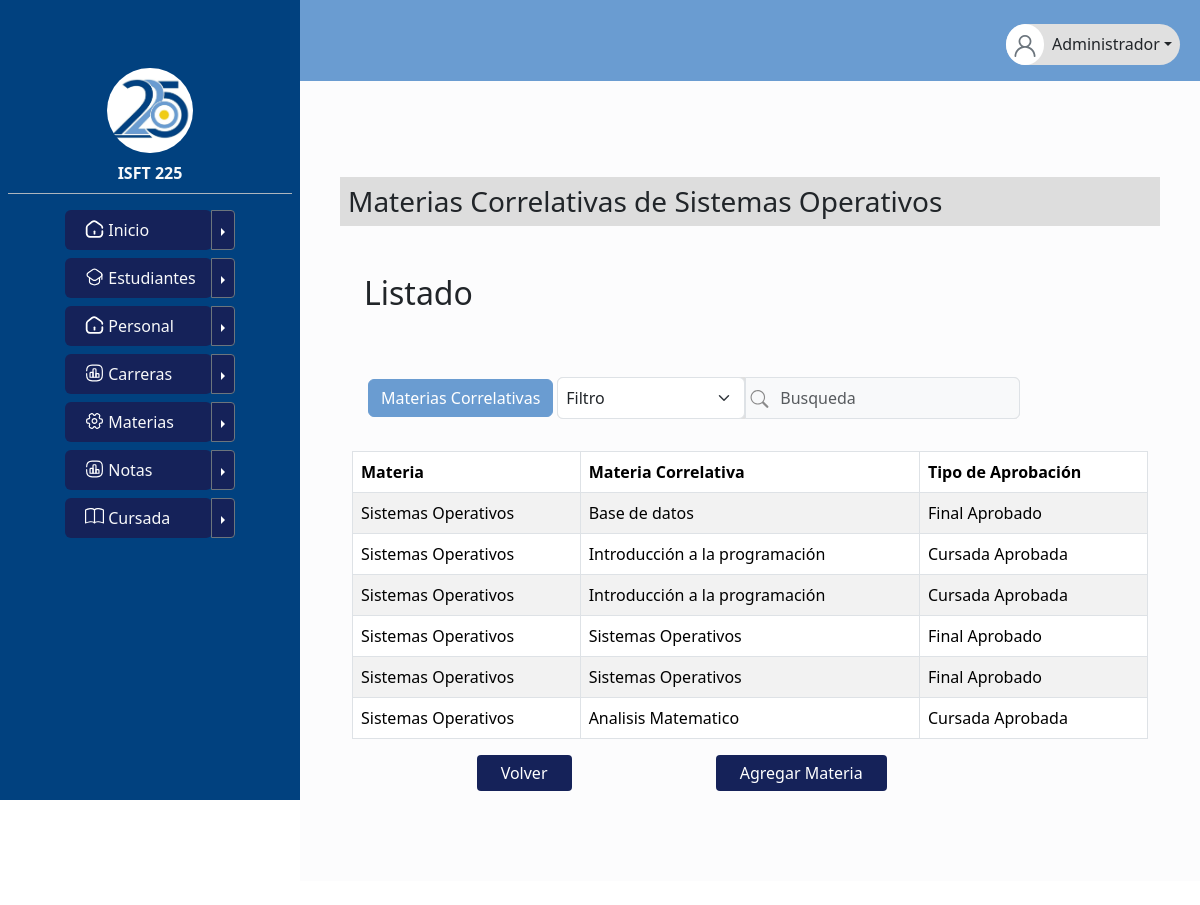
Screenshot of /vermateriascorrelativas.php?id_materia=13 with the database file from the repository.
### tables this page shows
CREATE TABLE `materia` (
  `id_materia` int(10) UNSIGNED NOT NULL,
  `cod_num` int(11) NOT NULL,
  `cod_alpha` varchar(25) NOT NULL,
  `denominacion_materia` varchar(100) NOT NULL,
  `tipo_aprobacion` varchar(25) NOT NULL,
  `nota_min_aprobacion` float DEFAULT NULL,
  `correlatividades` varchar(100) DEFAULT NULL,
  `estado_materia` varchar(10) NOT NULL,
  `campo_formativo` varchar(50) NOT NULL,
  `carga_horaria_materia` int(10) UNSIGNED NOT NULL,
  `id_carrera` int(10) UNSIGNED NOT NULL,
  `anio_carrera` int(2) DEFAULT NULL
);

CREATE TABLE `tipo_aprobacion` (
  `id_tipo_aprobacion` int(6) UNSIGNED NOT NULL,
  `nombre_tipo_aprobacion` varchar(25) NOT NULL
);

### vermateriascorrelativas.php (the view, shortened to what this page needs)
<!DOCTYPE html>
<html lang="en">
<head>
    <link href="https://cdn.jsdelivr.net/npm/bootstrap@5.3.1/dist/css/bootstrap.min.css" rel="stylesheet">
    <link rel="stylesheet" href="./styles/style.css">
    <link rel="stylesheet" href="./styles/styletablas.css">
</head>
<body>
<?php
require('./conexion.php');
$result = null;
$id_materia = $_GET['id_materia'];
if (isset($_GET['id_materia'])) {
    $id_materia = $_GET['id_materia'];
    $sql_denominacion_materia = "SELECT denominacion_materia FROM materia WHERE id_materia = $id_materia";
    $result_denominacion_materia = $conn->query($sql_denominacion_materia);
    if ($result_denominacion_materia !== null && $result_denominacion_materia->num_rows > 0) {
        $row_denominacion_materia = $result_denominacion_materia->fetch_assoc();
        $denominacion_materia = $row_denominacion_materia['denominacion_materia'];
    } else {
        $denominacion_materia = "-";
    }
    try {
        $sql = "SELECT m.id_materia, m.denominacion_materia, ta.nombre_tipo_aprobacion, (select m.denominacion_materia from materia as m where id_materia = mc.materia_correlativa) as materia_correlativa
        FROM materia AS m
        JOIN correlativas AS mc ON mc.id_materia = m.id_materia
        JOIN tipo_aprobacion AS ta ON ta.id_tipo_aprobacion = mc.tipo_aprobacion_correlativa
        WHERE m.id_materia = $id_materia";
        $result = $conn->query($sql);
    } catch (Exception $e) {
        echo "Error en la consulta SQL: " . $e->getMessage();
    }
    include "header.php";
}
?>
<main>
     <div class="d-flex flex-nowrap sidebar-height">
      <?php
      include "sidebar.php";
        ?>
    <div class="col-9 offset-3 bg-light-subtle pt-5">
        <div class="d-block p-3 m-4 h-100 ">
            <h3 class="card-footer-text mt-2 mb-5 p-2">Materias Correlativas de <?php echo $denominacion_materia?></h3>
            <div class="m-4">
                <h2 class="text-dark-subtle title">Listado</h2>
            </div>
            <div class="container table-responsive">
            <form class="" method="POST" action="vermateriascorrelativas.php">
                <div class="justify-content-start col-md-5 col-lg-auto flex-fill w-100 navbar navbar-expand-md vh-50 pt-4 p-3 gap-1">
                <a href="#" class="btn btn-primary custom-button mt-3">Materias Correlativas</a>
                    <ul class="navbar-nav mt-3 bg-search rounded-2">
                        <li class="nav-item dropdown m-0 p-0 ">
                            <select class="form-select form-select p-2 me-4" name="filtrar" id="filtrar" aria-label="filtro">
                                <option class="disabled" selected>Filtro</option>
                            </select>
                        </li>
                        <li>
                            <div class="d-flex m-0 p-0 bg-light border rounded-end-2">
                                <div class="input-group">
                                    <button class="bg-light border-0" type="submit" id="button-addon1">
                                    </button>
                                    <input id="busqueda" name="busqueda" type="text" class="form-control bg-transparent focus-ring-none border-0 p-2" placeholder="Busqueda" aria-label="Example text with button addon" aria-describedby="button-addon1">
                                </div>
                            </div>
                        </li>
                    </ul>
                </div>
            </form>
            <table class="table table-bordered table-striped mt-3 space-between">
                <thead>
                    <tr>
                        <th>Materia</th>
                        <th>Materia Correlativa</th>
                        <th>Tipo de Aprobación</th>
                    </tr>
                </thead>
                <tbody>
                    <?php
                    if ($result !== null && $result->num_rows > 0) {
                        $datos = array();
                        while ($row = $result->fetch_assoc()) {
                            $datos[] = $row;
                        }
                        foreach ($datos as $fila) {
                            echo "<tr>";
                            echo "<td>" . $fila['denominacion_materia'] . "</td>";
                            echo "<td>" . $fila['materia_correlativa'] . "</td>";
                            echo "<td>" . $fila['nombre_tipo_aprobacion'] . "</td>";
                            echo "</tr>";
                        }
                    } else {
                        $msge = "<h5 style='color: #CA2E2E;'>No hay materias correlativas asociadas a la materia<h5>";
                    }
                    ?>
                </tbody>
            </table>
        </div>
        <div class="col-md-6 offset-2 mb-5">
            <div class="d-flex mb-5 gap-2 justify-content-between align-content-center">
                <a href='tablalistadodematerias.php'><button class='btn btn-primary menu-icon border-0 px-4'>Volver</button></a>
                <a href='asignarmaterias.php?id_materia=<?=$id_materia?>'><button class='btn btn-primary menu-icon border-0 px-4'>Agregar Materia</button></a>
            </div>
        </div>
    </div>
</div>
</main>
</body>
</html>

### styles/style.css (style rules this page uses)
* { margin:0; padding:0; }
body { height:100vh; overflow:auto; }
.sidebar-height { min-height:100vh; overflow:visible; }
.menu-icon { border-radius: 4px; background-color: #152259; }
.bg-search { background-color: #E0E0E0; }
.card-footer-text { background-color:#DDDDDD; }

### styles/styletablas.css (style rules this page uses)
.custom-button { background-color: #6A9CD1; color: #fff; border-color: #6A9CD1; }

### rows the page displays
materia: denominacion_materia "Sistemas Operativos", materia_correlativa "Base de datos", tipo_aprobacion.nombre_tipo_aprobacion "Final Aprobado", materia_correlativa "Introducción a la programación", tipo_aprobacion.nombre_tipo_aprobacion "Cursada Aprobada", materia_correlativa "Sistemas Operativos", materia_correlativa "Analisis Matematico"
